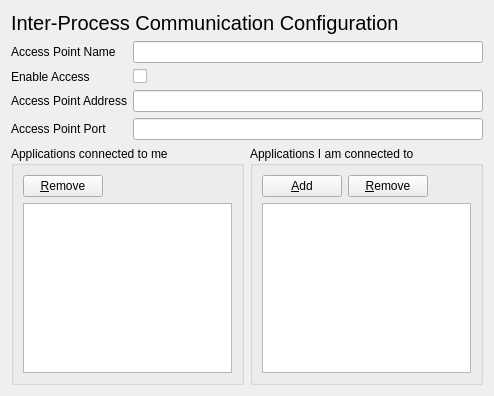
<ui version="4.0" >
 <class>AppAccessPointConfigPage</class>
 <widget class="QWidget" name="AppAccessPointConfigPage" >
  <property name="geometry" >
   <rect>
    <x>0</x>
    <y>0</y>
    <width>494</width>
    <height>396</height>
   </rect>
  </property>
  <property name="windowTitle" >
   <string>Application Access</string>
  </property>
  <layout class="QGridLayout" >
   <item row="0" column="0" colspan="2" >
    <widget class="QLabel" name="label" >
     <property name="font" >
      <font>
       <pointsize>15</pointsize>
      </font>
     </property>
     <property name="text" >
      <string>Inter-Process Communication Configuration</string>
     </property>
    </widget>
   </item>
   <item row="1" column="0" colspan="2" >
    <layout class="QGridLayout" >
     <item row="0" column="0" >
      <widget class="QLabel" name="label_3" >
       <property name="text" >
        <string>Access Point Name</string>
       </property>
      </widget>
     </item>
     <item row="0" column="1" >
      <widget class="QLineEdit" name="txtAccessPointName" />
     </item>
     <item row="1" column="0" >
      <widget class="QLabel" name="label_2" >
       <property name="text" >
        <string>Enable Access</string>
       </property>
      </widget>
     </item>
     <item row="1" column="1" >
      <widget class="QCheckBox" name="chkEnableAccess" >
       <property name="text" >
        <string/>
       </property>
      </widget>
     </item>
     <item row="2" column="0" >
      <widget class="QLabel" name="label_4" >
       <property name="text" >
        <string>Access Point Address</string>
       </property>
      </widget>
     </item>
     <item row="2" column="1" >
      <widget class="QLineEdit" name="txtAddress" >
       <property name="readOnly" >
        <bool>true</bool>
       </property>
      </widget>
     </item>
     <item row="3" column="0" >
      <widget class="QLabel" name="label_5" >
       <property name="text" >
        <string>Access Point Port</string>
       </property>
      </widget>
     </item>
     <item row="3" column="1" >
      <widget class="QLineEdit" name="txtPort" >
       <property name="readOnly" >
        <bool>true</bool>
       </property>
      </widget>
     </item>
    </layout>
   </item>
   <item row="2" column="0" >
    <widget class="QGroupBox" name="groupBox" >
     <property name="title" >
      <string>Applications connected to me</string>
     </property>
     <layout class="QGridLayout" >
      <item row="0" column="0" >
       <widget class="QPushButton" name="cmdAppsToMeRemove" >
        <property name="text" >
         <string>&amp;Remove</string>
        </property>
       </widget>
      </item>
      <item row="0" column="1" >
       <spacer>
        <property name="orientation" >
         <enum>Qt::Horizontal</enum>
        </property>
        <property name="sizeHint" stdset="0" >
         <size>
          <width>131</width>
          <height>20</height>
         </size>
        </property>
       </spacer>
      </item>
      <item row="1" column="0" colspan="2" >
       <widget class="QListWidget" name="lstAppsToMe" />
      </item>
     </layout>
    </widget>
   </item>
   <item row="2" column="1" >
    <widget class="QGroupBox" name="groupBox_2" >
     <property name="title" >
      <string>Applications I am connected to</string>
     </property>
     <layout class="QGridLayout" >
      <item row="0" column="0" >
       <widget class="QPushButton" name="cmdMeToAppsAdd" >
        <property name="text" >
         <string>&amp;Add</string>
        </property>
       </widget>
      </item>
      <item row="0" column="1" >
       <widget class="QPushButton" name="cmdMeToAppsRemove" >
        <property name="text" >
         <string>&amp;Remove</string>
        </property>
       </widget>
      </item>
      <item row="0" column="2" >
       <spacer>
        <property name="orientation" >
         <enum>Qt::Horizontal</enum>
        </property>
        <property name="sizeHint" stdset="0" >
         <size>
          <width>40</width>
          <height>20</height>
         </size>
        </property>
       </spacer>
      </item>
      <item row="1" column="0" colspan="3" >
       <widget class="QListWidget" name="lstMeToApps" />
      </item>
     </layout>
    </widget>
   </item>
  </layout>
 </widget>
 <resources/>
 <connections/>
</ui>
